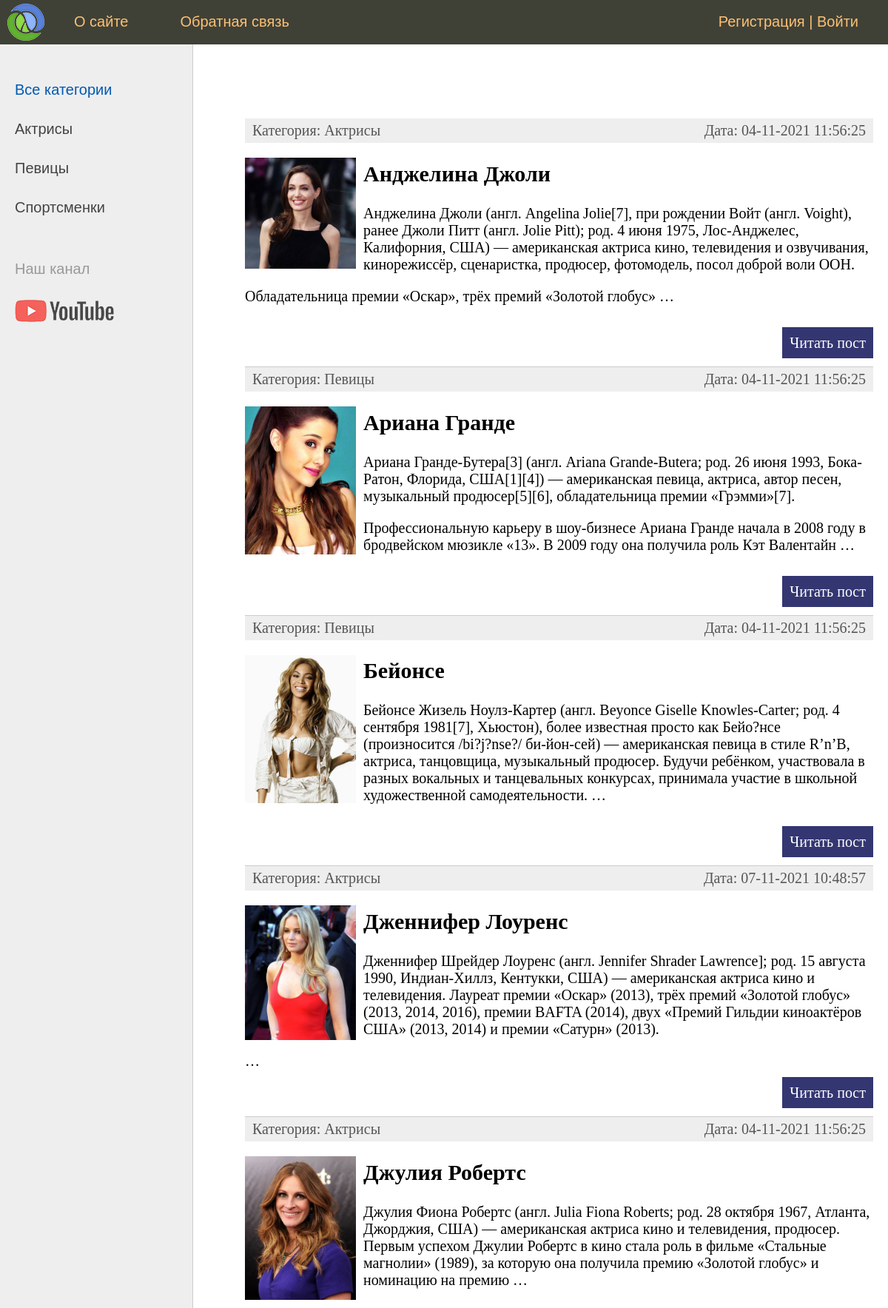
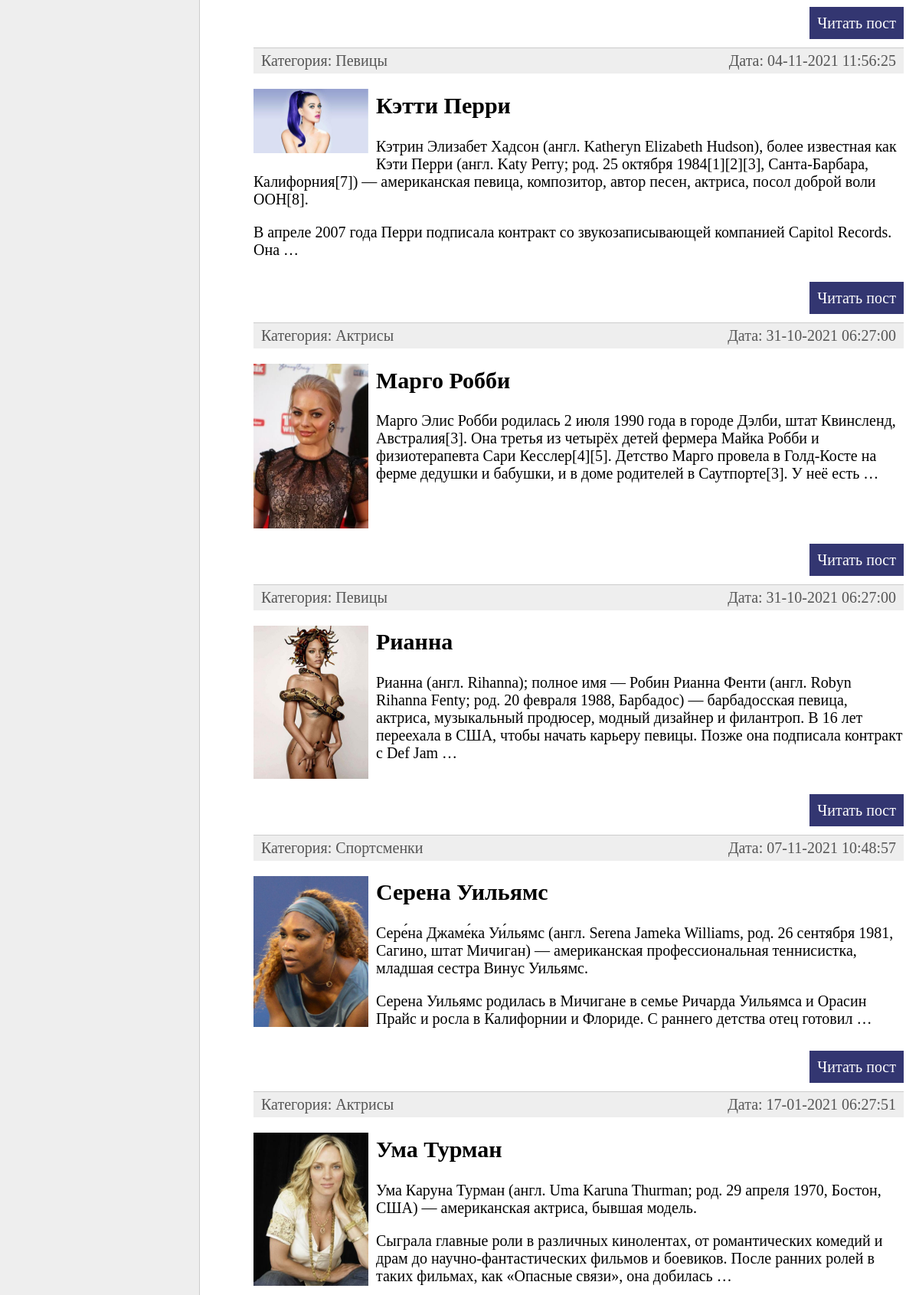
The page / (upper part) on the database its author committed (2 pictures, top to bottom).
### women/models.py (models this page shows, shortened)
class Category(models.Model):
    name = models.CharField(max_length=100, db_index=True, verbose_name='Категория')
    slug = models.SlugField(max_length=255, unique=True, db_index=True, verbose_name="URL")
    def __str__(self):
        return self.name
    def get_absolute_url(self):
        return reverse('category', kwargs={'cat_slug': self.slug})
    class Meta:
        ordering = ('name',)
        verbose_name = 'Категорию'
        verbose_name_plural = 'Категории'

class Women(models.Model):
    title = models.CharField(max_length=255, verbose_name='Заголовок')
    slug = models.SlugField(max_length=255, unique=True, db_index=True, verbose_name="URL")
    content = models.TextField(blank=True, verbose_name='Контент')
    photo = models.ImageField(upload_to="photos/%Y/%m/%d", verbose_name='Фотография')
    time_create = models.DateTimeField(auto_now_add=True, verbose_name='Время создания')
    time_update = models.DateTimeField(auto_now=True, verbose_name='Время изменения')
    is_published = models.BooleanField(default=True, verbose_name='Публикация')
    cat = models.ForeignKey('Category', on_delete=models.PROTECT, verbose_name='Категория')
    def get_absolute_url(self):
        return reverse('post', kwargs={'post_slug': self.slug})
    class Meta:
        ordering = ('title',)
        verbose_name = 'Женщина'
        verbose_name_plural = 'Женщины'

### women/views.py (the view)
# urls.py: path('', WomenIndex.as_view(), name='index'),  # кеширование
class WomenIndex(DataMixin, ListView):
    model = Women
    template_name = 'women/index.html'  # Задаем маршрут к шаблону вместо стандартного
    context_object_name = 'post'  # Задаем имя списка вместо стандартного
    def get_context_data(self, *, object_list=None, **kwargs):
        context = super().get_context_data(**kwargs)
        c_def = self.get_user_context(title='Главная страница')
        return dict(list(context.items()) + list(c_def.items()))
    def get_queryset(self):
        return Women.objects.filter(is_published=True).select_related('cat')  # Выбираем что отображать из списка Women (select_related('cat')-это оптимизация)

### women/utils.py (called while the page is built)
    def get_user_context(self, **kwargs):
        context = kwargs
        cats = cache.get('cats')  # кеширование
        if not cats:
            cats = Category.objects.annotate(Count('women'))
            cache.set('cats', cats, 60)
        user_menu = menu.copy()
        if not self.request.user.is_authenticated:
            user_menu.pop(1)
        context['menu'] = user_menu
        context['cats'] = cats
        if 'cat_selected' not in context:
            context['cat_selected'] = 0
        return context

### women/templates/women/index.html (shortened to what this page needs)
{% extends 'women/base.html' %}
{% block content %}
<ul class="list-articles">
	{% for p in post %}
	<li><div class="article-panel">
		<p class="first">Категория: {{p.cat}}</p>
		<p class="last">Дата: {{p.time_update|date:"d-m-Y H:i:s"}}</p>
	</div>
{% if p.photo %}
		<p><img src="{{ p.photo.url }}" alt="" class="img-article-left thumb"></p>
{% endif %}
			<h2>{{p.title}}</h2>
	{% autoescape on %}
	{{p.content|linebreaks|truncatewords:45}}
	{% endautoescape %}
			<p class="link-read-post"><a href="{{ p.get_absolute_url }}">Читать пост</a></p>
			</li>
	{% endfor %}
</ul>
{% endblock %}

### women/templates/women/base.html (shortened to what this page needs)
{% load static %}
{% load women_tags %}
<!DOCTYPE html>
<html>
<head>
	<link type="text/css" href="{% static 'women/css/styles.css' %}" rel="stylesheet" />
</head>
<body>
<table class="table-page" border=0 cellpadding="0" cellspacing="0">
<tr><td valign=top>
{% block mainmenu %}
		<div class="header">
			<ul id="mainmenu" class="mainmenu">
			<li class="logo"><a href="{% url 'index' %}"><div class="logo"></div></a></li>
{% for m in menu %}
			<li><a href="{% url m.url_name %}">{{m.title}}</a></li>
{% endfor %}
			{% if request.user.is_authenticated %}
			<li class="last"> {{user.username}} | <a href="{% url 'logout' %}">Выйти</a></li>
			{% else %}
			<li class="last"><a href="{% url 'register' %}">Регистрация</a> | <a href="{% url 'login' %}">Войти </a></li>
			{% endif %}
			</ul>
		</div>
{% endblock mainmenu %}
<table class="table-content" border=0 cellpadding="0" cellspacing="0">
<tr>
	<td valign="top" class="left-chapters">
	<ul id="leftchapters">
{% if cat_selected == 0 %}
		<li class="selected">Все категории</li>
{% else %}
		<li><a href="{% url 'index' %}">Все категории</a></li>
{% endif %}
{% for c in cats %}
{% if c.women__count > 0 %}
	{% if c.pk == cat_selected %}
        <li class="selected">{{c.name}}</li>
    {% else %}
        <li><a href="{{ c.get_absolute_url }}">{{c.name}}</a></li>
    {% endif %}
{% endif %}
{% endfor %}
		<li class="share">
		<p>Наш канал</p>
		<a class="share-yt" href="https://www.youtube.com/channel/UClJzWfGWuGJL2t-3dYKcHTA/playlists" target="_blank" rel="nofollow"></a>
		</li>
	</ul>
</td>
<td valign="top" class="content">
	<div class="content-text">
{% block content %}
{% endblock %}
	</div>
</td></tr></table>
</td></tr>
</table>
</body>
</html>

### women/static/women/css/styles.css (style rules this page uses)
html, body { font-family: 'Arial'; margin: 0; padding: 0; height: 100%; width: 100%; color: #444; }
a { color: #0059b2; text-decoration: none; }
img { max-width: 600px; height: auto; }
img.img-article-left { max-width: 300px; height: auto; float: left; padding: 0 10px 10px 0; }
img.img-article-left.thumb { max-width: 150px; height: auto; }
p.link-read-post { text-align: right; }
p.link-read-post a { padding: 10px; min-width: 100px; background: #333671; color: #fff; text-decoration: none; }
div.article-panel { background: #eee; padding: 5px 10px 5px 10px; box-sizing border-box; overflow: hidden; color: #555; }
div.article-panel p.first { margin: 0; float: left; }
div.article-panel p.last { margin: 0; float: right; }
ul.list-articles { list-style: none; margin: 0; padding: 0; }
ul.list-articles li { border-bottom: 1px solid #ccc; }
.table-page { width: 100%; height: 100%; vertical-align: top; }
.table-page tr { height: 100%; }
.header { background: #3F4137; height: 60px; }
.logo { background: url('../images/logo.png') no-repeat 10px 5px; width: 70px; height: 60px; }
ul.mainmenu { list-style: none; margin: 0; padding: 0; height: 60px; color: #fdc073; font-size: 20px; overflow: hidden; }
ul.mainmenu li { float: left; margin: 18px 40px 0 30px; }
ul.mainmenu li.logo { margin: 0; }
ul.mainmenu li.last { float: right; }
ul.mainmenu li a { color: #fdc073; text-decoration: none; }
.table-content { width: 100%; min-height: 100%; height: 100%; }
.left-chapters { margin: 0; background: #eee; border-right: 1px solid #ccc; min-height: 100%; }
.left-chapters ul { width: 230px; min-height: 100%; margin: 0; padding: 20px 10px 10px 20px; list-style: none; font-size: 20px; }
.left-chapters ul li { margin: 30px 0 0 0; color: #999; }
.left-chapters ul li.selected { color: #0059b2; }
.left-chapters ul li a { color: #444; text-decoration: none; }
.left-chapters ul li.share { margin: 60px 0 0 0; }
.left-chapters ul li.share p { margin: 30px 0 30px 0; }
.left-chapters ul li.share a { display: inline-block; width: 40px; height: 40px; margin: 0 20px 0 0; }
.left-chapters ul li.share a.share-yt { width: 100%; height: 30px; background: url('../images/share_yt.png') no-repeat 0 0 }
.content { padding: 40px 20px 20px 40px; width: 100%; box-sizing: border-box; }
.content-text { margin: 60px 0 0 30px; color: #000; font-size: 20px; font-family: Yandex Sans Display Light; }

### rows shown on the page
Category: name "Актрисы"
Category: name "Певицы"
Category: name "Спортсменки"
Women: cat "Актрисы", time_update "04-11-2021 11:56:25", photo (picture), title "Анджелина Джоли", content "Анджелина Джоли (англ. Angelina Jolie[7], при рождении Войт (англ. Voight), ранее Джоли Питт (англ. Jolie Pitt); род. 4 июня 1975, Лос-Анджелес, Калифорния, США) — американская актриса кино, телевидения и озвучивания, кинорежиссёр, сценаристка, продюсер, фотомодель, посол доброй воли ООН. Обладательница премии «Оскар», трёх премий «Золотой глобус» …"
Women: cat "Певицы", time_update "04-11-2021 11:56:25", photo (picture), title "Ариана Гранде", content "Ариана Гранде-Бутера[3] (англ. Ariana Grande-Butera; род. 26 июня 1993, Бока-Ратон, Флорида, США[1][4]) — американская певица, актриса, автор песен, музыкальный продюсер[5][6], обладательница премии «Грэмми»[7]. Профессиональную карьеру в шоу-бизнесе Ариана Гранде начала в 2008 году в бродвейском мюзикле «13». В 2009 году она получила роль Кэт Валентайн …"
Women: cat "Певицы", time_update "04-11-2021 11:56:25", photo (picture), title "Бейонсе", content "Бейонсе Жизель Ноулз-Картер (англ. Beyonce Giselle Knowles-Carter; род. 4 сентября 1981[7], Хьюстон), более известная просто как Бейо?нсе (произносится /bi?j?nse?/ би-йон-сей) — американская певица в стиле R’n’B, актриса, танцовщица, музыкальный продюсер. Будучи ребёнком, участвовала в разных вокальных и танцевальных конкурсах, принимала участие в школьной художественной самодеятельности. …"
Women: cat "Актрисы", time_update "07-11-2021 10:48:57", photo (picture), title "Дженнифер Лоуренс", content "Дженнифер Шрейдер Лоуренс (англ. Jennifer Shrader Lawrence]; род. 15 августа 1990, Индиан-Хиллз, Кентукки, США) — американская актриса кино и телевидения. Лауреат премии «Оскар» (2013), трёх премий «Золотой глобус» (2013, 2014, 2016), премии BAFTA (2014), двух «Премий Гильдии киноактёров США» (2013, 2014) и премии «Сатурн» (2013). …"
Women: cat "Актрисы", time_update "04-11-2021 11:56:25", photo (picture), title "Джулия Робертс", content "Джулия Фиона Робертс (англ. Julia Fiona Roberts; род. 28 октября 1967, Атланта, Джорджия, США) — американская актриса кино и телевидения, продюсер. Первым успехом Джулии Робертс в кино стала роль в фильме «Стальные магнолии» (1989), за которую она получила премию «Золотой глобус» и номинацию на премию …"
Women: cat "Певицы", time_update "04-11-2021 11:56:25", photo (picture), title "Кэтти Перри", content "Кэтрин Элизабет Хадсон (англ. Katheryn Elizabeth Hudson), более известная как Кэти Перри (англ. Katy Perry; род. 25 октября 1984[1][2][3], Санта-Барбара, Калифорния[7]) — американская певица, композитор, автор песен, актриса, посол доброй воли ООН[8]. В апреле 2007 года Перри подписала контракт со звукозаписывающей компанией Capitol Records. Она …"
Women: cat "Актрисы", time_update "31-10-2021 06:27:00", photo (picture), title "Марго Робби", content "Марго Элис Робби родилась 2 июля 1990 года в городе Дэлби, штат Квинсленд, Австралия[3]. Она третья из четырёх детей фермера Майка Робби и физиотерапевта Сари Кесслер[4][5]. Детство Марго провела в Голд-Косте на ферме дедушки и бабушки, и в доме родителей в Саутпорте[3]. У неё есть …"
Women: cat "Певицы", time_update "31-10-2021 06:27:00", photo (picture), title "Рианна", content "Рианна (англ. Rihanna); полное имя — Робин Рианна Фенти (англ. Robyn Rihanna Fenty; род. 20 февраля 1988, Барбадос) — барбадосская певица, актриса, музыкальный продюсер, модный дизайнер и филантроп. В 16 лет переехала в США, чтобы начать карьеру певицы. Позже она подписала контракт с Def Jam …"
Women: cat "Спортсменки", time_update "07-11-2021 10:48:57", photo (picture), title "Серена Уильямс", content "Сере́на Джаме́ка Уи́льямс (англ. Serena Jameka Williams, род. 26 сентября 1981, Сагино, штат Мичиган) — американская профессиональная теннисистка, младшая сестра Винус Уильямс. Серена Уильямс родилась в Мичигане в семье Ричарда Уильямса и Орасин Прайс и росла в Калифорнии и Флориде. С раннего детства отец готовил …"
Women: cat "Актрисы", time_update "17-01-2021 06:27:51", photo (picture), title "Ума Турман", content "Ума Каруна Турман (англ. Uma Karuna Thurman; род. 29 апреля 1970, Бостон, США) — американская актриса, бывшая модель. Сыграла главные роли в различных кинолентах, от романтических комедий и драм до научно-фантастических фильмов и боевиков. После ранних ролей в таких фильмах, как «Опасные связи», она добилась …"

### other values the page prints
{{ m.title }} "О сайте" "Обратная связь"
